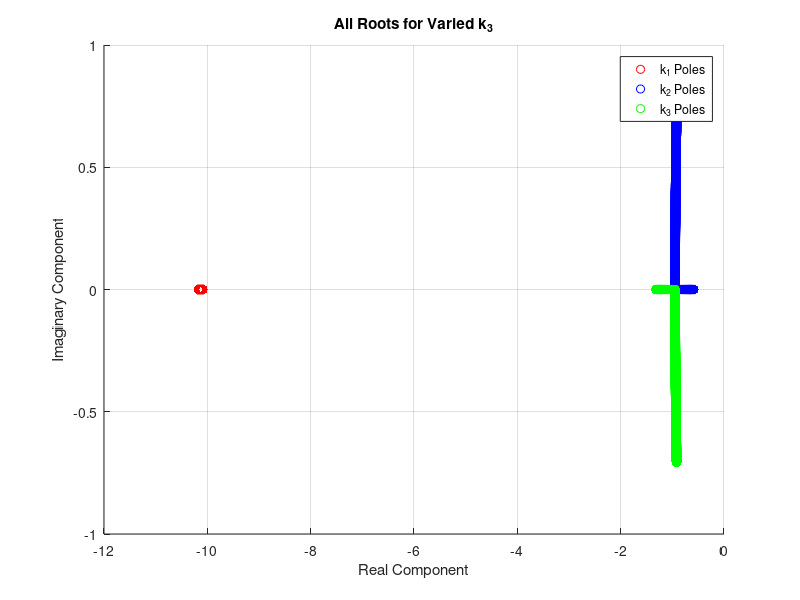
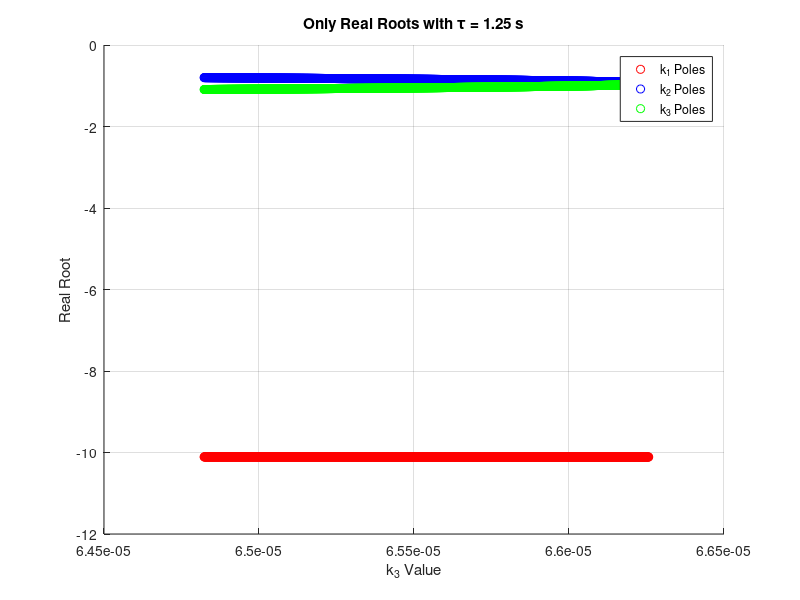

MATLAB code for these plots, in order:
clear; clc; close all;

%% Givens

g = 9.81; % m/s^2
Ix = 5.8e-5; % kg*m^2
Iy = 7.2e-5; % kg*m^2
tauDominant = 0.5; % s
tauModal = 1.25; % s
rootScale = 5;

root1 = 1/tauDominant;
root2 = rootScale * root1;

%% LATERAL
%{
k1_lat = (root1+root2) * Ix;
k2_lat = (root1*root2) *Ix;
k3_lat = (1/tauModal)*Ix:1e-9:1e-4;

for index = 1:length(k3_lat)

    A_CL_Qlat = [           0,          g,          0;
                            0,          0,          1;
                -k3_lat(index)/Ix, -k2_lat/Ix, -k1_lat/Ix];

    poles(:,index) = eig(A_CL_Qlat);

end

figure();
title('All Roots for Varied k_3')
xlabel('Real Component')
ylabel('Imaginary Component')
hold on; grid on;
scatter(real(poles(1,:)),imag(poles(1,:)),'r')
scatter(real(poles(2,:)),imag(poles(2,:)),'b')
scatter(real(poles(3,:)),imag(poles(3,:)),'g')
legend('k_1 Poles', 'k_2 Poles', 'k_3 Poles',Location='best')

% Find indices where all poles are real AND the slowest pole is <= -0.8
is_valid = all(imag(poles) == 0, 1) & all(real(poles) <= -0.8, 1);

valid_poles = real(poles(:, is_valid)); % Only need the real parts now
valid_k3 = k3_lat(is_valid);

figure(2);
title('Only Real Roots with \tau = 1.25 s')
hold on; grid on;
xlabel('k_3 Value')
ylabel('Real Root')

if any(is_valid)
    
    figure(2);
    scatter(valid_k3,valid_poles(1,:),'r')
    scatter(valid_k3,valid_poles(2,:),'b')
    scatter(valid_k3,valid_poles(3,:),'g')
    
    fprintf('Valid k3 range: [%.4e, %.4e]\n', min(valid_k3), max(valid_k3));
else
    disp('No k3 found satisfying both real and <= -0.8 criteria. Try a different range.');
end

figure(2);
legend('k_1 Poles', 'k_2 Poles', 'k_3 Poles',Location='best')
%}


%% LONGITUDINAL

k1_long = (root1+root2) *Iy;
k2_long = (root1*root2) *Iy;
k3_long = (1/tauModal)*Iy:1e-9:1e-4;

for index = 1:length(k3_long)

    A_CL_Qlong = [           0,          g,          0;
                            0,          0,          1;
                -k3_long(index)/Iy, -k2_long/Iy, -k1_long/Iy];

    poles(:,index) = eig(A_CL_Qlong);

end

figure();
title('All Roots for Varied k_3')
xlabel('Real Component')
ylabel('Imaginary Component')
hold on; grid on;
scatter(real(poles(1,:)),imag(poles(1,:)),'r')
scatter(real(poles(2,:)),imag(poles(2,:)),'b')
scatter(real(poles(3,:)),imag(poles(3,:)),'g')
legend('k_1 Poles', 'k_2 Poles', 'k_3 Poles',Location='best')

% Find indices where all poles are real AND the slowest pole is <= -0.8
is_valid = all(imag(poles) == 0, 1) & all(real(poles) <= -0.8, 1);

valid_poles = real(poles(:, is_valid)); % Only need the real parts now
valid_k3 = k3_long(is_valid);

figure(2);
title('Only Real Roots with \tau = 1.25 s')
hold on; grid on;
xlabel('k_3 Value')
ylabel('Real Root')

if any(is_valid)
    
    figure(2);
    scatter(valid_k3,valid_poles(1,:),'r')
    scatter(valid_k3,valid_poles(2,:),'b')
    scatter(valid_k3,valid_poles(3,:),'g')
    
    fprintf('Valid k3 range: [%.4e, %.4e]\n', min(valid_k3), max(valid_k3));
else
    disp('No k3 found satisfying both real and <= -0.8 criteria. Try a different range.');
end

figure(2);
legend('k_1 Poles', 'k_2 Poles', 'k_3 Poles',Location='best')
